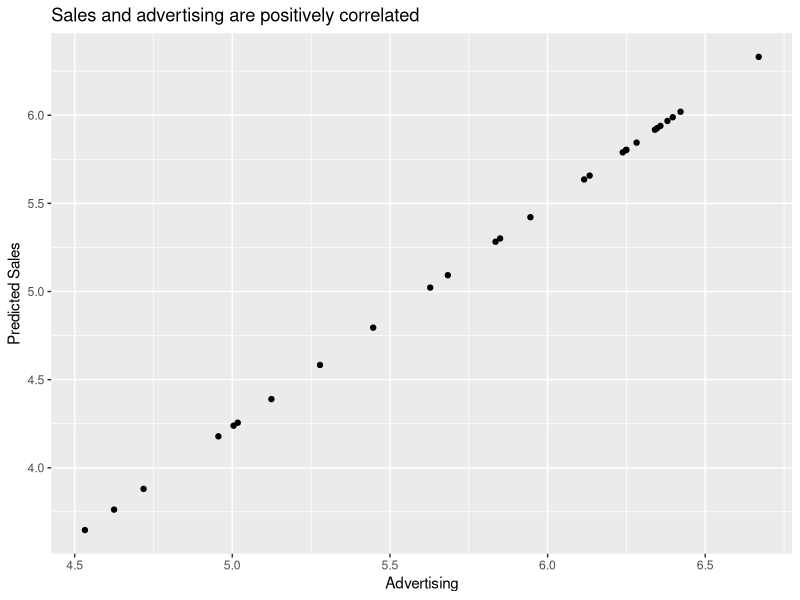

Source code (R):
## Oliver Yuan
## 06540655

################ load packages #######

library(tidyverse)


################### Question 1 ########################

##### read file #####

Q1data <- read.csv("Q1data.csv")

#### check data types and missing values

print(sapply(Q1data, class))

print(is.na(Q1data))

#### Model1 ####

Q1_Model1 <- lm(sales ~ square.feet + advertising + average.income + No.of.competing.stores, data = Q1data)

summary(Q1_Model1)

#### Model2 ####

Q1_Model2 <- lm(log(sales) ~ square.feet + log(advertising) + average.income +No.of.competing.stores, data = Q1data)

summary(Q1_Model2)

#### Compute elasticity of demand w.r.t advertising #### 

sale1 <- 356.3719-4.9285*mean(Q1data$square.feet)+0.5378*mean(Q1data$advertising)+0.9732*mean(Q1data$average.income)-31.0879*mean(Q1data$No.of.competing.stores)

advertising1 <- mean(Q1data$advertising)

## elasticity = derivative(sales/advertising)*advertising/sales

E_ad_sale <- 0.5378*advertising1/sale1

print(E_ad_sale)

#### Model3 ####

## create dataset

Q1data_mod3 <- Q1data %>% 
  mutate(ad_income = log(advertising)*average.income) %>% 
  select(1,2,3,5,6)

Q1_model3 <- lm(log(sales) ~ square.feet + No.of.competing.stores + log(advertising) + ad_income, data = Q1data_mod3)

summary(Q1_model3)

## because both the right-hand side and the left-hand side are natural logarithm 
## the elasticity equals coefficient

elasticity.income.8 = 1.256228+0.001124*8
ealsticity.income.16 = 1.256228+0.001124*16

## create dataset for plot

Q1_plotdata <- Q1data_mod3 %>% 
  select(2,3,4,5)

Q1_plotdata["square.feet"] = mean(Q1_plotdata$square.feet)
Q1_plotdata["No.of.competing.stores"] = mean(Q1_plotdata$No.of.competing.stores)
Q1_plotdata["ad_income"] = mean(Q1_plotdata$ad_income)

# use model to predict sales

pred.y <- predict(Q1_model3,Q1_plotdata)

Q1_plotdata['pred.sale'] = pred.y
Q1_plotdata["advertising"] = log(Q1_plotdata$advertising)

# create plot

ggplot(Q1_plotdata) +
  geom_point(aes(x = advertising, y = pred.sale))+
  ylab("Predicted Sales") + xlab("Advertising") + 
  ggtitle("Sales and advertising are positively correlated")

################### Question 2 ########################

Q2data <- read.csv("Q2data.csv")

#### Question (a) build logit model

Q2_model1 <- glm(choice ~ price + inventory, data = Q2data, family = "binomial")

summary(Q2_model1)

#### Question(b) calculate probability

pred.data =data.frame(price = 20, inventory = mean(Q2data$inventory))
pred.prob <- predict(Q2_model1,pred.data,type = "response")

print(pred.prob)

#### Question (c)

Q2data["choice_prob"] <- ifelse(Q2data$choice == 1,
                            exp(9.86049-0.32684*Q2data$price-0.15286*Q2data$inventory)/(1+exp(9.86049-0.32684*Q2data$price-0.15286*Q2data$inventory)),
                            1/(1+exp(9.86049-0.32684*Q2data$price-0.15286*Q2data$inventory)))

Q2data["log_choice_prob"] <- log(Q2data$choice_prob)

sum(Q2data$log_choice_prob) # log-likelihood

Q2data["new_choice_prob"] <- ifelse(Q2data$choice == 1,
                                exp(9.86049-0.32684*Q2data$price-0.35286*Q2data$inventory)/(1+exp(9.86049-0.32684*Q2data$price-0.35286*Q2data$inventory)),
                                1/(1+exp(9.86049-0.32684*Q2data$price-0.35286*Q2data$inventory)))

Q2data["new_log_choice_prob"] <- log(Q2data$new_choice_prob)

sum(Q2data$new_log_choice_prob) # new log-likelihood

#### Question (d) to (g) elasticity computation

## define function to calculate elasticity

logit_elas <- function(price, inventory) {
  -0.32684*price*(1-exp(9.86049-0.32684*price-0.15286*inventory)/(1+exp(9.86049-0.32684*price-0.15286*inventory)))
  
}

## apply function to all combinations 

elas.data <- data.frame(price = c(15,15,25,25),inventory = c(50,10,50,10))
elas.data["elas"] = logit_elas(elas.data$price,elas.data$inventory)
